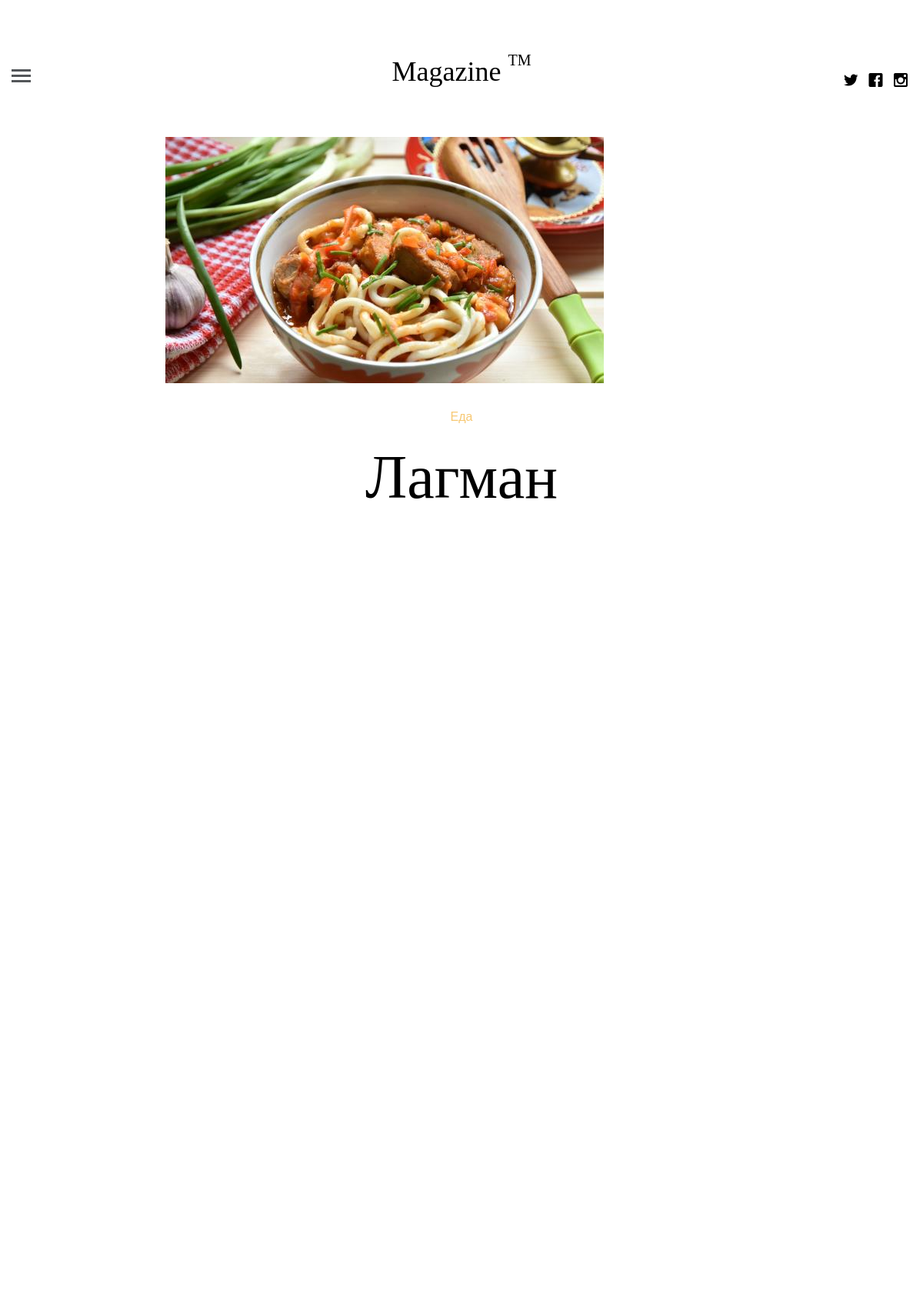
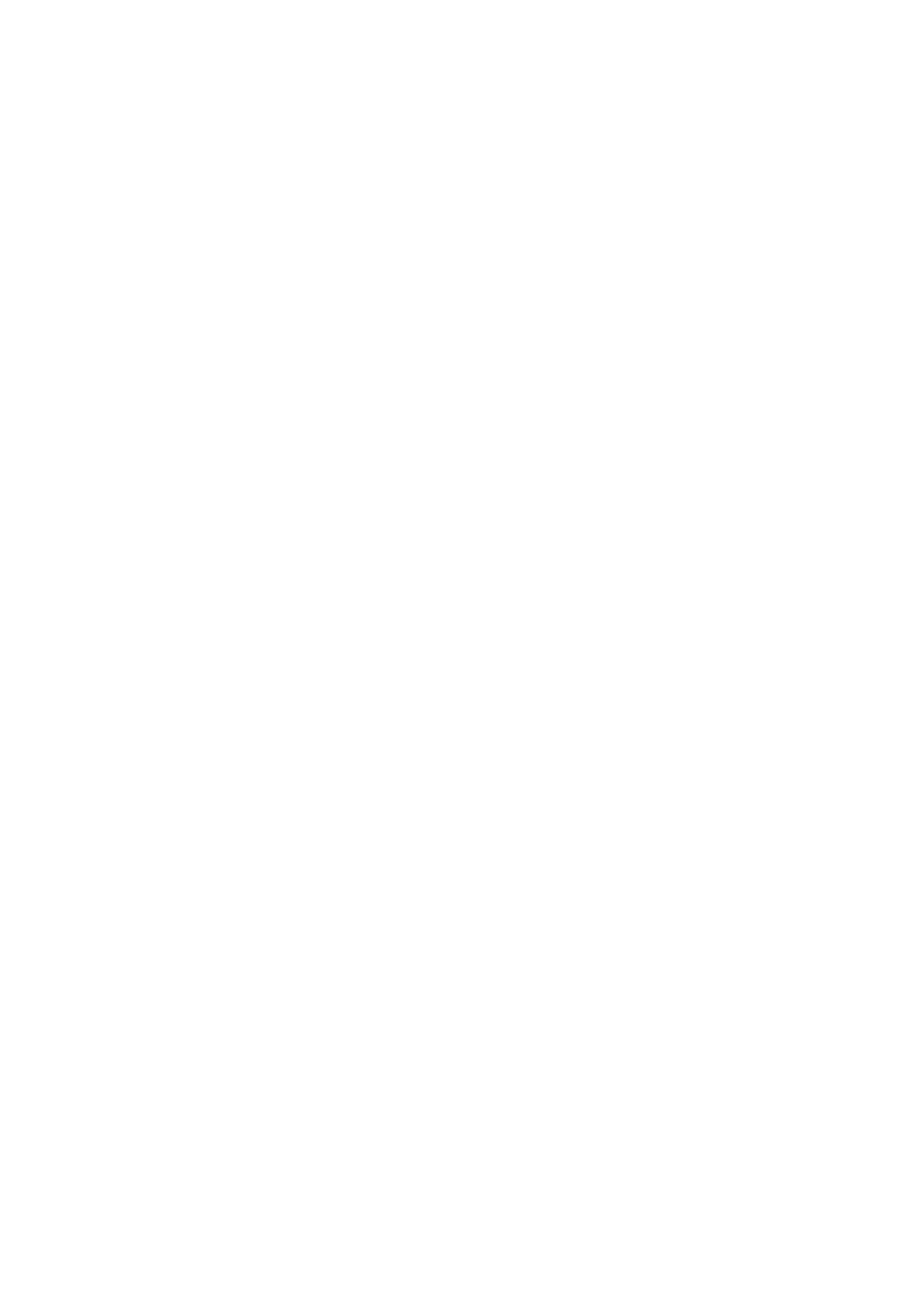
The page /publication-list/4/ (upper part) on the database its author committed (2 pictures, top to bottom).
### apps/publications/models.py (models this page shows, shortened)
class Publication(models.Model):
    category = models.ForeignKey(to=PublicationCategory,null=True,on_delete=models.SET_NULL,related_name='publication_set')
    title = models.CharField(max_length=150)
    description = models.TextField()
    poster = models.ImageField(upload_to='publication_images')
    created_at = models.DateTimeField(auto_now_add=True)
    class Meta:
        verbose_name ='публикация'
        verbose_name_plural ='публикации'

class PublicationCategory(models.Model):
    title = models.CharField(max_length=200,unique=True)
    class Meta:
        verbose_name='категория'
        verbose_name_plural='категории'

### apps/publications/views.py (the view)
# urls.py: path('publication-list/<int:pub_pk>/', PublicationDetailView.as_view(),
class PublicationDetailView(generic.DetailView):
    template_name = 'single.html'
    context_object_name = 'publication'
    model = Publication
    slug_field = 'id'
    slug_url_kwarg = 'pub_pk'

### templates/single.html (shortened to what this page needs)
{% extends 'base.html' %}
{% load static %}
{% block content %}
	<div class="container-fluid">
		<div class="row fh5co-post-entry single-entry">
			<article class="col-lg-8 col-lg-offset-2 col-md-8 col-md-offset-2 col-sm-8 col-sm-offset-2 col-xs-12 col-xs-offset-0">
				<figure class="animate-box">
					<img src="{{ publication.poster.url }}" alt="Image" class="img-responsive">
				</figure>
				<span class="fh5co-meta animate-box"><a href="single.html">{{ publication.category.title }}</a></span>
				<h2 class="fh5co-article-title animate-box"><a href="single.html">{{ publication.title }}</a></h2>
				<div class="col-lg-12 col-lg-offset-0 col-md-12 col-md-offset-0 col-sm-12 col-sm-offset-0 col-xs-12 col-xs-offset-0 text-left content-article">
					<div class="row">
					</div>
					<div class="row rp-b">
					</div>
					<div class="row rp-b">
					</div>
					<div class="row rp-b">
					</div>
				</div>
			</article>
		</div>
	</div>
 {% endblock %}

### assets/css/style.css (style rules this page uses)
html { background: #fff; }
body { font-family: "Roboto", arial, sans-serif; font-size: 18px; font-weight: 300; line-height: 1.8; color: #222; background: #fff; }
a { color: #f7c873; -webkit-transition: 0.5s; -o-transition: 0.5s; transition: 0.5s; }
h1, h2, h3, h4, h5, h6 { font-family: "Playfair Display", times, serif; color: #000; }
.fh5co-post-entry.single-entry .fh5co-article-title { font-size: 80px; }
.fh5co-post-entry article { text-align: center; float: left; margin-bottom: 110px; padding-left: 3em; padding-right: 3em; }
@media screen and (max-width: 1200px) { .fh5co-post-entry article { margin-bottom: 80px; padding-left: 15px; padding-right: 15px; } }
.fh5co-post-entry article figure { margin-bottom: 30px; }
.fh5co-post-entry article h2 { font-family: "Playfair Display", times, serif; font-size: 34px; color: #000; margin-bottom: 30px; }
.fh5co-post-entry article h2 a { color: #000; }
.fh5co-post-entry article .fh5co-meta { font-size: 16px; font-family: "Roboto", arial, sans-serif; color: #999999; margin-bottom: 20px; display: block; }
.fh5co-post-entry article .content-article { padding-top: 4em; }
.js .to-animate, .js .to-animate-2, .js .animate-box { opacity: 0; }
.rp-b { padding-bottom: 40px; }

### rows shown on the page
Publication: poster (picture), category "Еда", title "Лагман"
